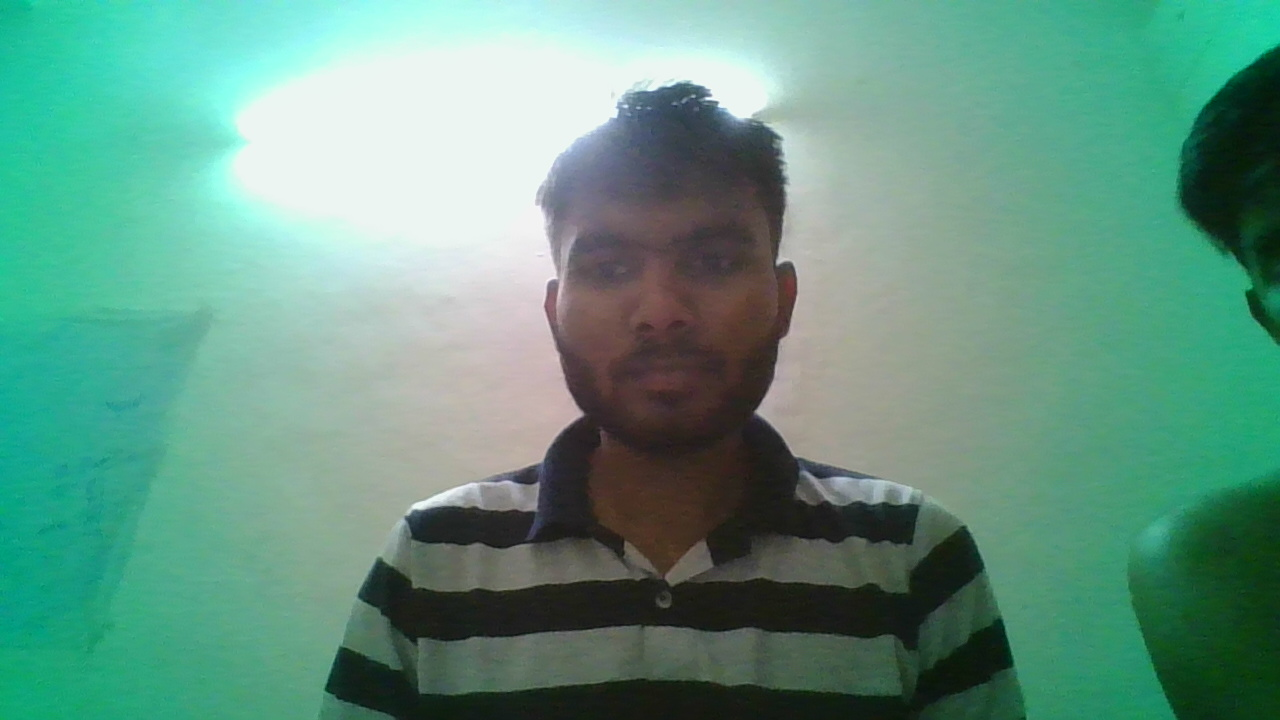
#> input picture test/1.png, 1280 x 720 px; its folder holds 4 pictures in this run
$ python face_detection.py
#> lines starting #> are read from the running program, lines starting #| are printed output that depends on the picture; after the words box and inside, x2 and y2 are one past the last pixel; in counts of white or black regions, pixels touching at a corner belong together
import cv2,os

def detect_faces(f_cascade, color_img, scaleFactor=1.1):
	img_copy = color_img.copy()

	gray = cv2.cvtColor(img_copy, cv2.COLOR_BGR2GRAY)

	faces = f_cascade.detectMultiScale(gray, scaleFactor = scaleFactor, minNeighbors=10)

	for (x,y,w,h) in faces:
		cv2.rectangle(img_copy, (x,y), (x+w,y+h), (0,255,0), 2)
#################################################################
		crop_img = img_copy[y:y+h, x:x+w]
		cv2.imshow("cropped", crop_img)
		cv2.waitKey(0)

	return img_copy


files = os.listdir(os.path.join(os.getcwd(),'test'))
files.sort()

haar_file = cv2.CascadeClassifier('data/haarcascade_frontalface_alt.xml')

for file in files:
	test_img = cv2.imread('test/'+file)
#> test_img is the input picture: shape (720, 1280, 3); mean B, G, R 131.2, 149.6, 99.9

	test_img = detect_faces(haar_file,test_img)
#> in detect_faces, `gray = cv2.cvtColor(img_copy, cv2.COLOR_BGR2GRAY)`:
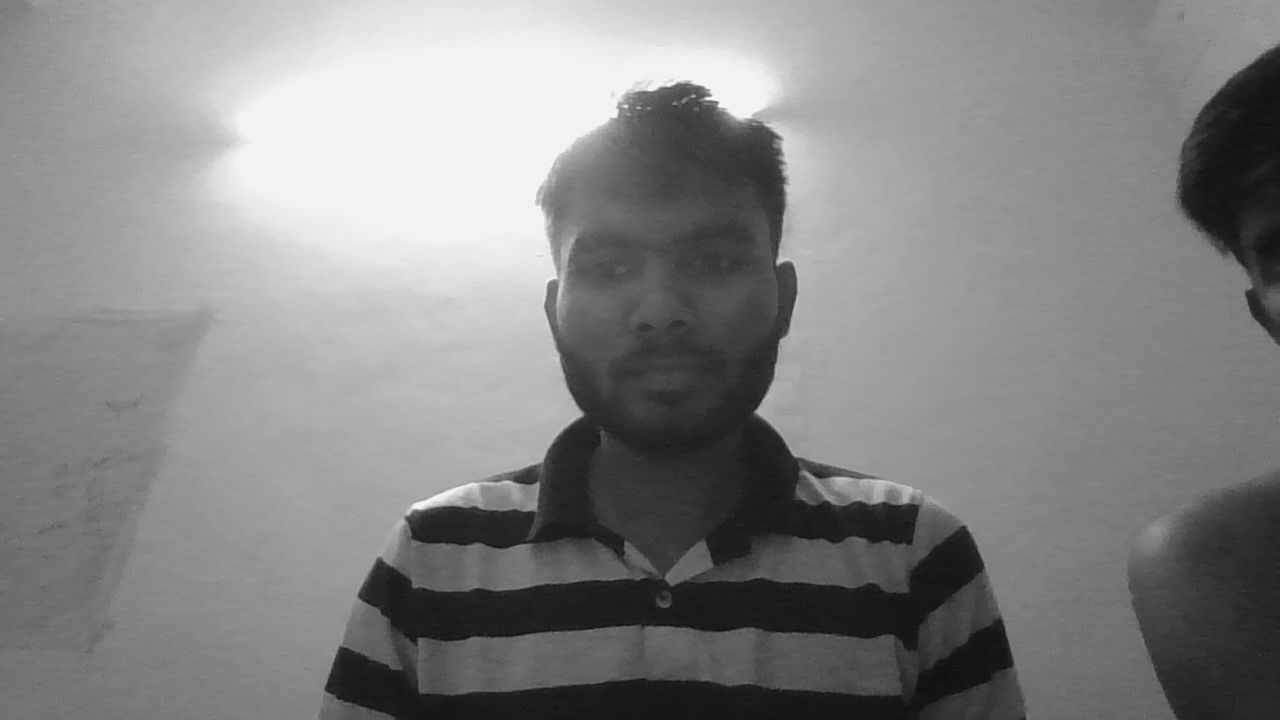
#> gray: shape (720, 1280); min 13, max 253, mean 132.6
#> in detect_faces, `faces = f_cascade.detectMultiScale(gray, scaleFactor = scaleFactor, mi..`: faces = ()

	cv2.imshow(file,test_img)
	cv2.waitKey(0)
	cv2.destroyAllWindows()
#> pass 2 of the loop `for file in files:`:
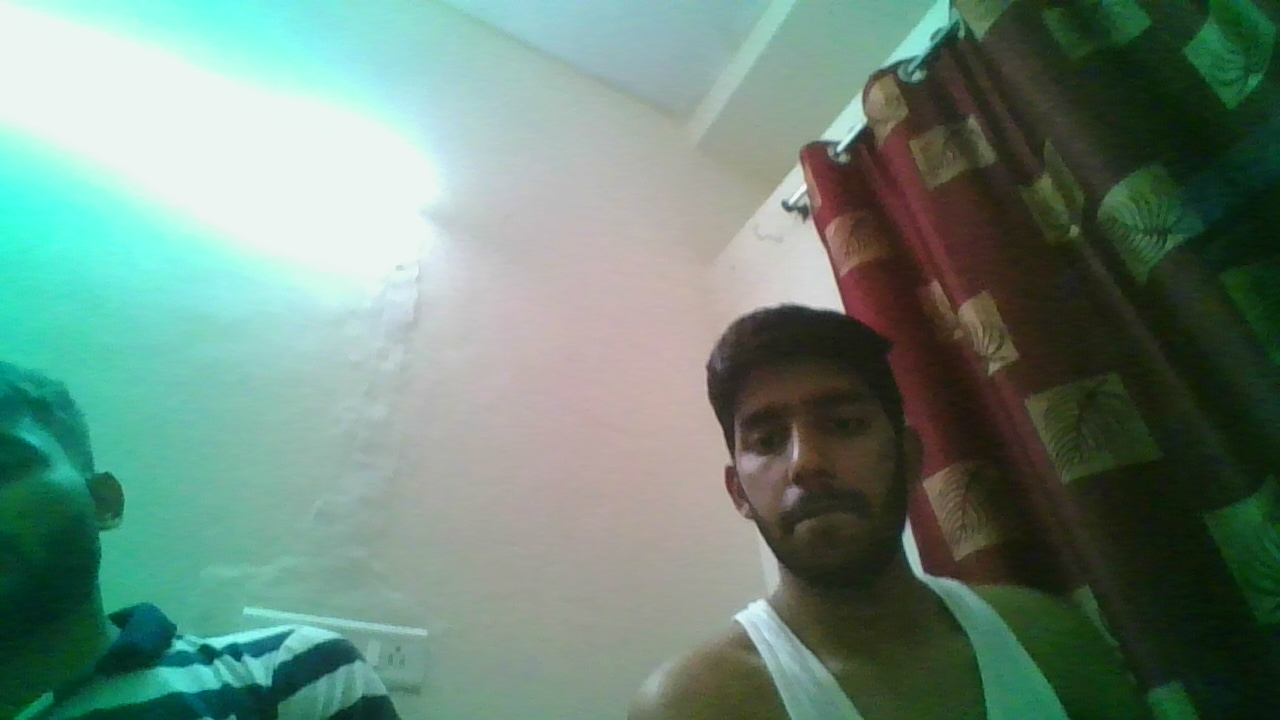
#> input picture test/2.png, 1280 x 720 px
#> test_img is the input picture: shape (720, 1280, 3); mean B, G, R 121.6, 135.2, 108.6
#> in detect_faces (call 2), `gray = cv2.cvtColor(img_copy, cv2.COLOR_BGR2GRAY)`:
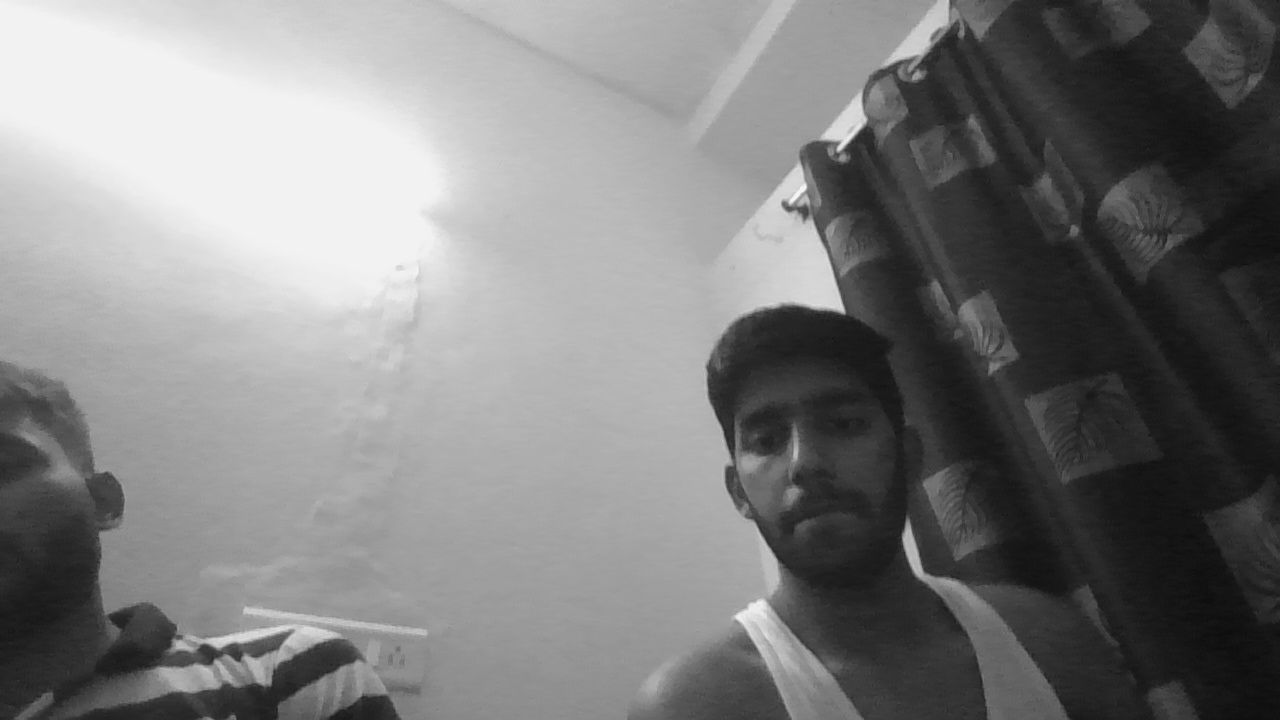
#> gray: shape (720, 1280); min 13, max 246, mean 125.7
#> faces = [[701, 348, 202, 202]]
#> the loop in detect_faces (call 2), `for (x,y,w,h) in faces:` made 1 pass
#> after the loop in detect_faces (call 2), `for (x,y,w,h) in faces:`:
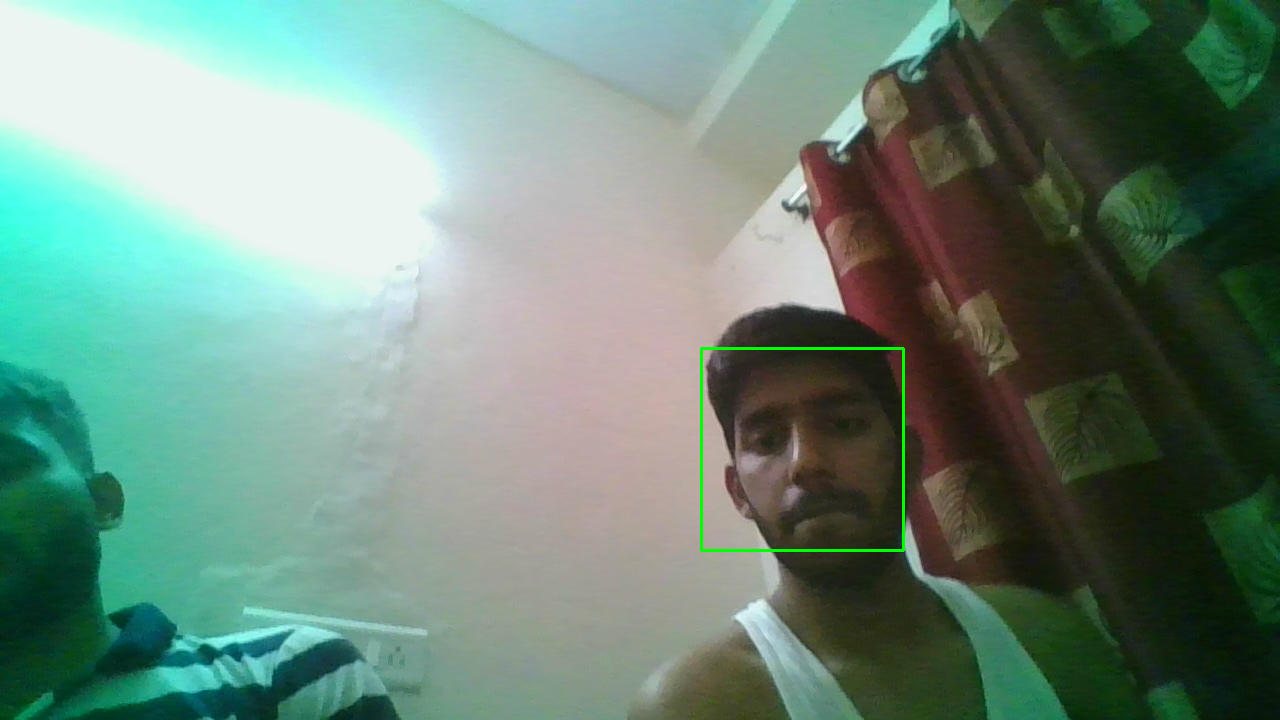
#> img_copy: shape (720, 1280, 3); 0.26% of pixels changed, all inside (x1, y1, x2, y2) = (700, 347, 905, 552)
#> pass 3 of the loop `for file in files:`:
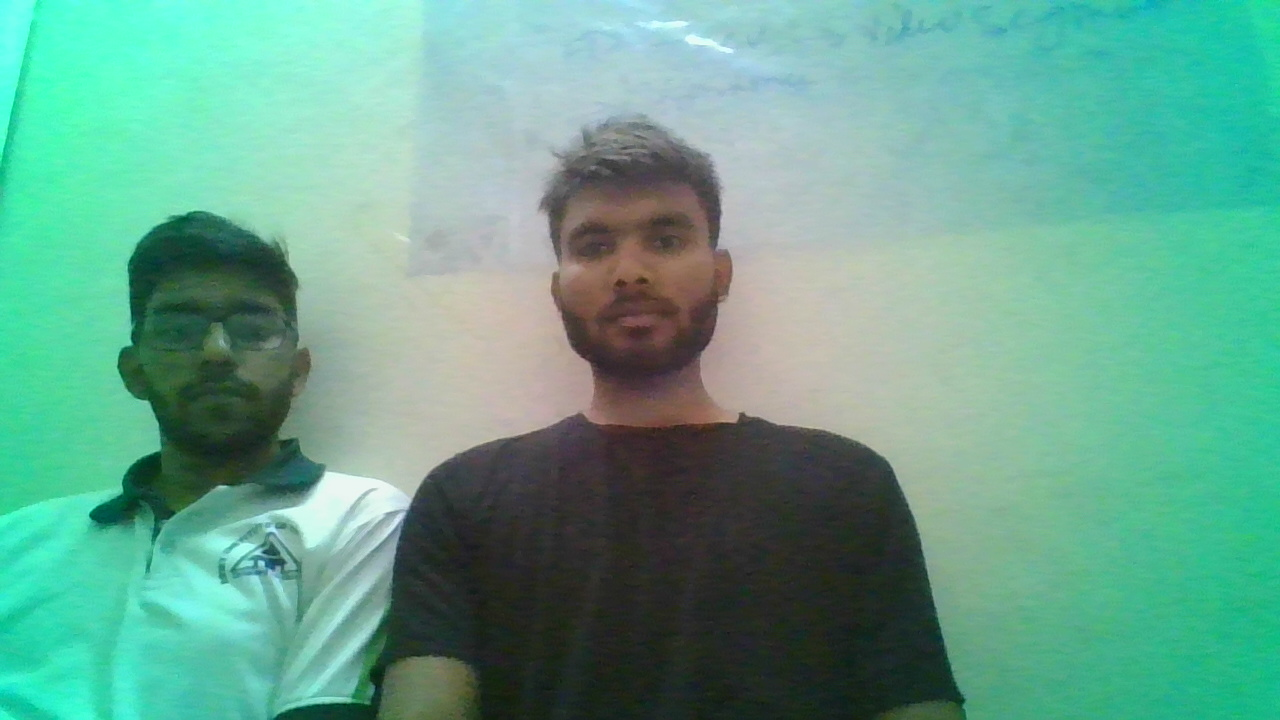
#> input picture test/opencv_frame_0.png, 1280 x 720 px
#> test_img is the input picture: shape (720, 1280, 3); mean B, G, R 142.7, 163.7, 102.2
#> faces = [[540, 168, 186, 186], [124, 252, 181, 181]]
#> the loop in detect_faces (call 3), `for (x,y,w,h) in faces:` made 2 passes
#> pass 1, in detect_faces (call 3), `crop_img = img_copy[y:y+h, x:x+w]`:
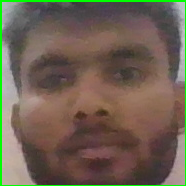
#> crop_img: shape (186, 186, 3); mean B, G, R 82, 97.2, 110.3
#> after the loop in detect_faces (call 3), `for (x,y,w,h) in faces:`:
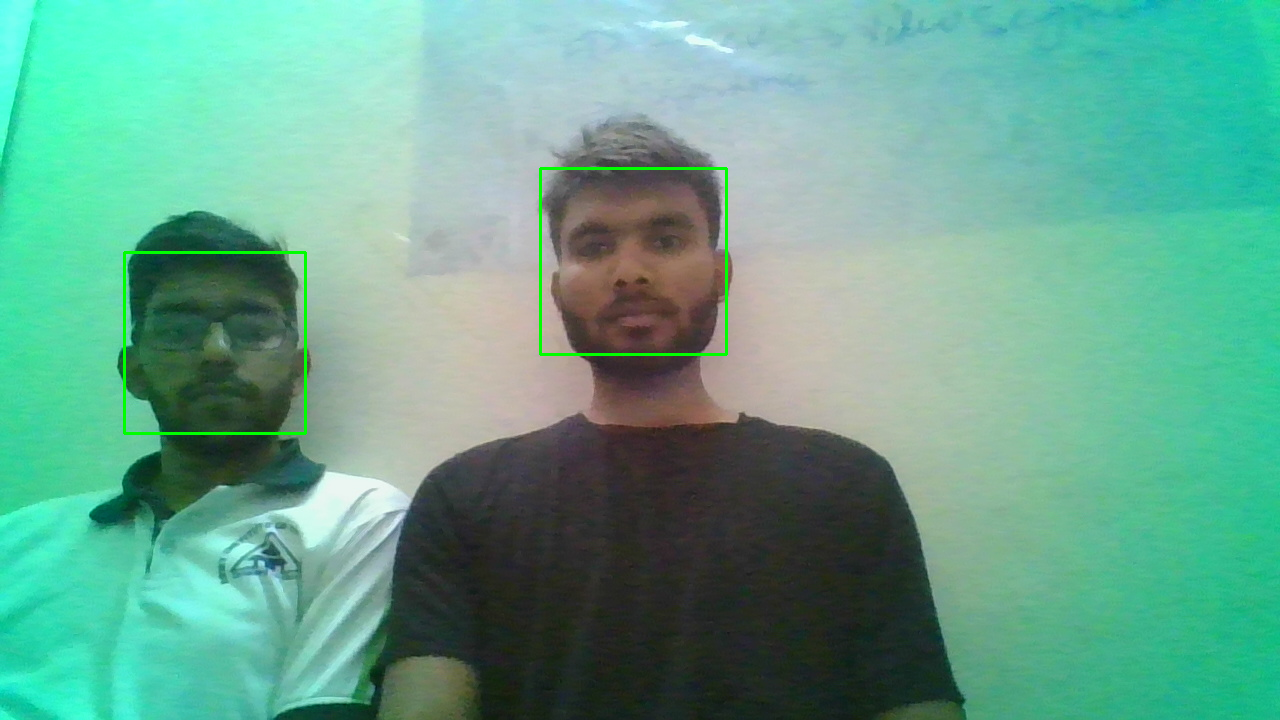
#> img_copy: shape (720, 1280, 3); 0.48% of pixels changed, all inside (x1, y1, x2, y2) = (123, 167, 728, 435)
#> the loop made 4 passes; the first 3 are shown
